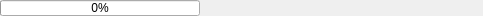
<?xml version="1.0" encoding="UTF-8"?>
<ui version="4.0">
 <class>statusbar</class>
 <widget class="QWidget" name="statusbar">
  <property name="geometry">
   <rect>
    <x>0</x>
    <y>0</y>
    <width>483</width>
    <height>16</height>
   </rect>
  </property>
  <property name="sizePolicy">
   <sizepolicy hsizetype="Expanding" vsizetype="Fixed">
    <horstretch>0</horstretch>
    <verstretch>0</verstretch>
   </sizepolicy>
  </property>
  <property name="minimumSize">
   <size>
    <width>0</width>
    <height>0</height>
   </size>
  </property>
  <property name="windowTitle">
   <string/>
  </property>
  <layout class="QHBoxLayout" name="horizontalLayout_2">
   <property name="spacing">
    <number>2</number>
   </property>
   <property name="margin">
    <number>0</number>
   </property>
   <item>
    <widget class="QProgressBar" name="progressbar">
     <property name="sizePolicy">
      <sizepolicy hsizetype="Maximum" vsizetype="Maximum">
       <horstretch>0</horstretch>
       <verstretch>0</verstretch>
      </sizepolicy>
     </property>
     <property name="minimumSize">
      <size>
       <width>200</width>
       <height>16</height>
      </size>
     </property>
     <property name="maximumSize">
      <size>
       <width>200</width>
       <height>16</height>
      </size>
     </property>
     <property name="value">
      <number>0</number>
     </property>
    </widget>
   </item>
   <item>
    <widget class="QLabel" name="status_text">
     <property name="sizePolicy">
      <sizepolicy hsizetype="Maximum" vsizetype="Maximum">
       <horstretch>0</horstretch>
       <verstretch>0</verstretch>
      </sizepolicy>
     </property>
     <property name="minimumSize">
      <size>
       <width>0</width>
       <height>16</height>
      </size>
     </property>
     <property name="maximumSize">
      <size>
       <width>16777215</width>
       <height>16</height>
      </size>
     </property>
     <property name="text">
      <string/>
     </property>
    </widget>
   </item>
   <item>
    <spacer name="horizontalSpacer">
     <property name="orientation">
      <enum>Qt::Horizontal</enum>
     </property>
     <property name="sizeHint" stdset="0">
      <size>
       <width>4000</width>
       <height>16</height>
      </size>
     </property>
    </spacer>
   </item>
   <item>
    <widget class="QLabel" name="image_offline">
     <property name="enabled">
      <bool>true</bool>
     </property>
     <property name="sizePolicy">
      <sizepolicy hsizetype="Maximum" vsizetype="Maximum">
       <horstretch>0</horstretch>
       <verstretch>0</verstretch>
      </sizepolicy>
     </property>
     <property name="minimumSize">
      <size>
       <width>16</width>
       <height>16</height>
      </size>
     </property>
     <property name="maximumSize">
      <size>
       <width>16</width>
       <height>16</height>
      </size>
     </property>
     <property name="text">
      <string/>
     </property>
     <property name="pixmap">
      <pixmap resource="icons.qrc">:/icons/offline.png</pixmap>
     </property>
     <property name="scaledContents">
      <bool>true</bool>
     </property>
    </widget>
   </item>
   <item>
    <widget class="QLabel" name="image_spinner">
     <property name="sizePolicy">
      <sizepolicy hsizetype="Maximum" vsizetype="Maximum">
       <horstretch>0</horstretch>
       <verstretch>0</verstretch>
      </sizepolicy>
     </property>
     <property name="minimumSize">
      <size>
       <width>16</width>
       <height>16</height>
      </size>
     </property>
     <property name="maximumSize">
      <size>
       <width>16</width>
       <height>16</height>
      </size>
     </property>
     <property name="text">
      <string/>
     </property>
    </widget>
   </item>
  </layout>
 </widget>
 <resources>
  <include location="icons.qrc"/>
 </resources>
 <connections/>
</ui>
